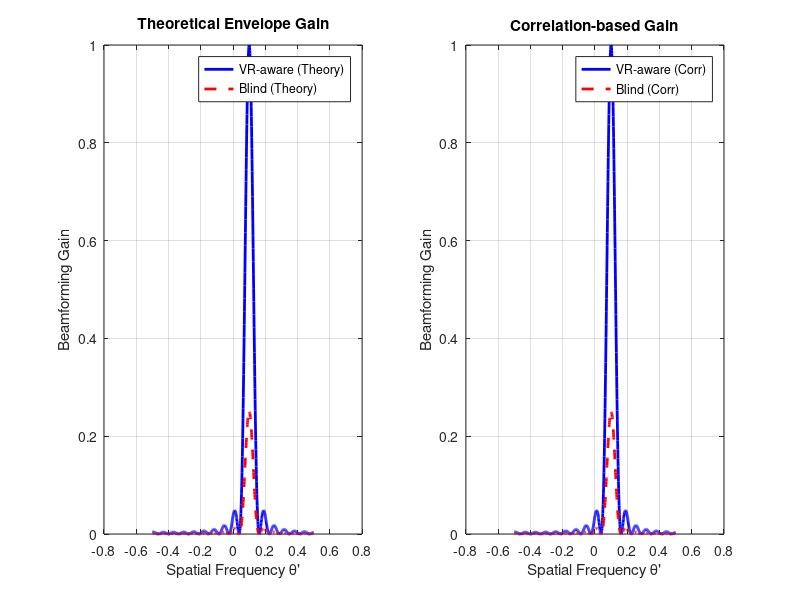

This figure's MATLAB source: (Note: this script raises an error after producing the figure.)
clc; clear; close all;

%% Parameters
P = 64;              % Total number of antennas
L = 16;              % Size of visibility region
k = 20;              % Starting index of the visibility region
theta = 0.1;         % True spatial frequency (normalized to [-0.5, 0.5])
theta_grid = linspace(-0.5, 0.5, 1000);  % Spatial frequency axis

%% Theoretical beam gain formulas (power domain)
x = theta - theta_grid;

% Dirichlet-like envelope (sinc squared form)
env = (sin(pi * L * x) ./ (sin(pi * x) + 1e-12)).^2;

% VR-aware theoretical gain
G_vr_theory = env / L^2;

% Blind beamforming theoretical gain
G_blind_theory = env / (P * L);

%% Channel vector: same for both cases
% Construct true channel with support only in [k, k+L-1]
h = zeros(P, 1);
for n = k:(k + L - 1)
    h(n+1) = exp(1j * 2 * pi * n * theta);  % +1 for MATLAB indexing
end
h = h / norm(h);  % Normalize to unit norm

%% Correlation-based gain computation
G_vr_corr = zeros(1, length(theta_grid));
G_blind_corr = zeros(1, length(theta_grid));

for idx = 1:length(theta_grid)
    t = theta_grid(idx);

    % VR-aware beamformer (only over visible region)
    w_vr = zeros(P, 1);
    for n = k:(k + L - 1)
        w_vr(n+1) = exp(1j * 2 * pi * n * t);  % +1 for MATLAB indexing
    end
    w_vr = w_vr / norm(w_vr);  % Normalize beamformer

    % Blind beamformer (entire aperture)
    n_idx = 0:P-1;
    w_blind = exp(1j * 2 * pi * n_idx * t).' / sqrt(P);

    % Gains = |w^H * h|^2
    G_vr_corr(idx) = abs(w_vr' * h)^2;
    G_blind_corr(idx) = abs(w_blind' * h)^2;
end

%% Plot 1: Theoretical gain expressions
figure;
subplot(1, 2, 1);
plot(theta_grid, G_vr_theory, 'b-', 'LineWidth', 2); hold on;
plot(theta_grid, G_blind_theory, 'r--', 'LineWidth', 2);
legend('VR-aware (Theory)', 'Blind (Theory)', 'Location', 'Best');
xlabel('Spatial Frequency \theta''');
ylabel('Beamforming Gain');
title('Theoretical Envelope Gain');
grid on;

%% Plot 2: Gain using correlation with steering vectors
subplot(1, 2, 2);
plot(theta_grid, G_vr_corr, 'b-', 'LineWidth', 2); hold on;
plot(theta_grid, G_blind_corr, 'r--', 'LineWidth', 2);
legend('VR-aware (Corr)', 'Blind (Corr)', 'Location', 'Best');
xlabel('Spatial Frequency \theta''');
ylabel('Beamforming Gain');
title('Correlation-based Gain');
grid on;

sgtitle('Beamforming Gain Comparison: VR-aware vs Blind (1 Ray)');